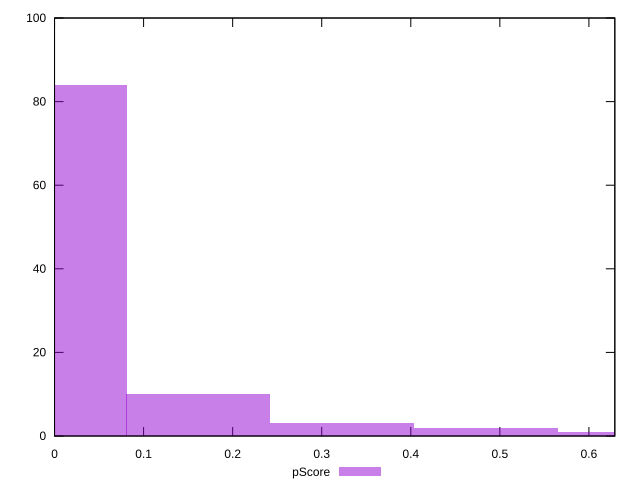

The script that saved this image:
reset

$pScore <<EOF
0 84
0.16162277932550678 10
0.32324555865101356 3
0.48486833797652035 2
0.6464911173020271 1
EOF

set key outside below
set boxwidth 0.16162277932550678
set xrange [1.776467861702713e-12:0.6290876746649263]
set yrange [0:100]
set trange [0:100]
set style fill transparent solid 0.5 noborder
set terminal svg size 640, 490 enhanced background rgb 'white'
set output "report_00013_2021-02-09T12-04-24.940Z/estimated-input-latency/samples/pages/pScore/histogram.svg"

plot $pScore title "pScore" with boxes

reset
